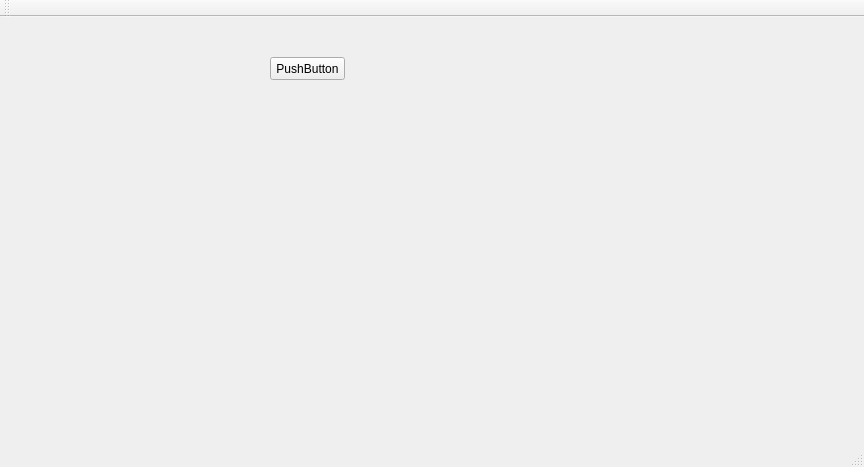
<?xml version="1.0" encoding="UTF-8"?>
<ui version="4.0">
 <class>Jump</class>
 <widget class="QMainWindow" name="Jump">
  <property name="geometry">
   <rect>
    <x>0</x>
    <y>0</y>
    <width>864</width>
    <height>467</height>
   </rect>
  </property>
  <property name="windowTitle">
   <string>Jump</string>
  </property>
  <widget class="QWidget" name="centralWidget">
   <widget class="QPushButton" name="pushButton">
    <property name="geometry">
     <rect>
      <x>270</x>
      <y>40</y>
      <width>75</width>
      <height>23</height>
     </rect>
    </property>
    <property name="text">
     <string>PushButton</string>
    </property>
   </widget>
  </widget>
  <widget class="QMenuBar" name="menuBar">
   <property name="geometry">
    <rect>
     <x>0</x>
     <y>0</y>
     <width>864</width>
     <height>21</height>
    </rect>
   </property>
  </widget>
  <widget class="QToolBar" name="mainToolBar">
   <attribute name="toolBarArea">
    <enum>TopToolBarArea</enum>
   </attribute>
   <attribute name="toolBarBreak">
    <bool>false</bool>
   </attribute>
  </widget>
  <widget class="QStatusBar" name="statusBar"/>
 </widget>
 <layoutdefault spacing="6" margin="11"/>
 <resources/>
 <connections/>
</ui>
